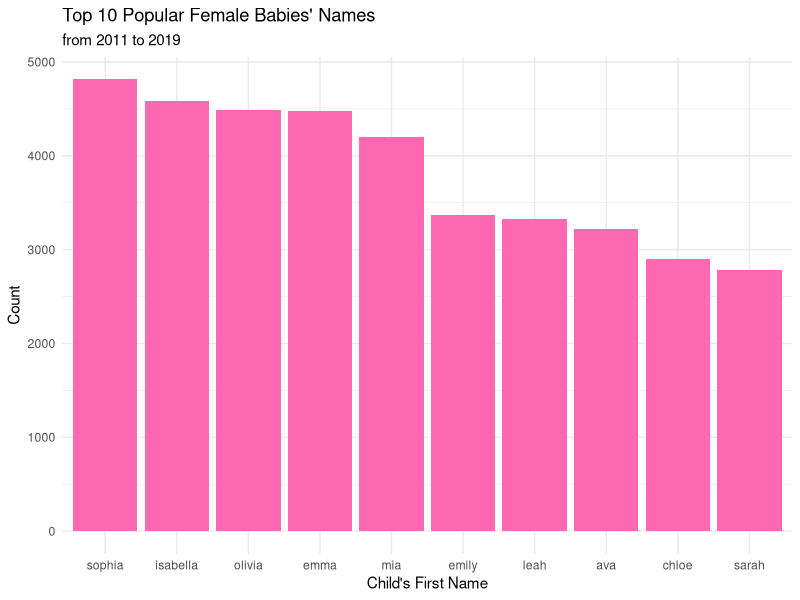
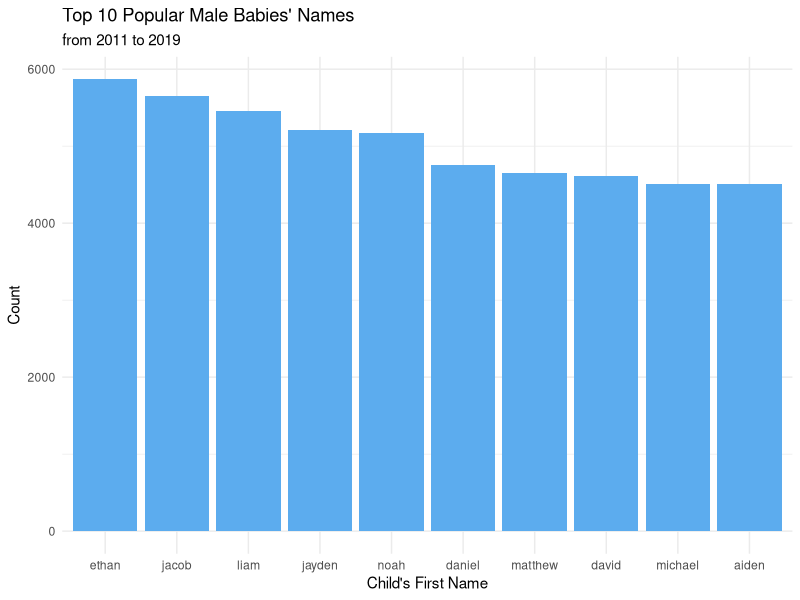
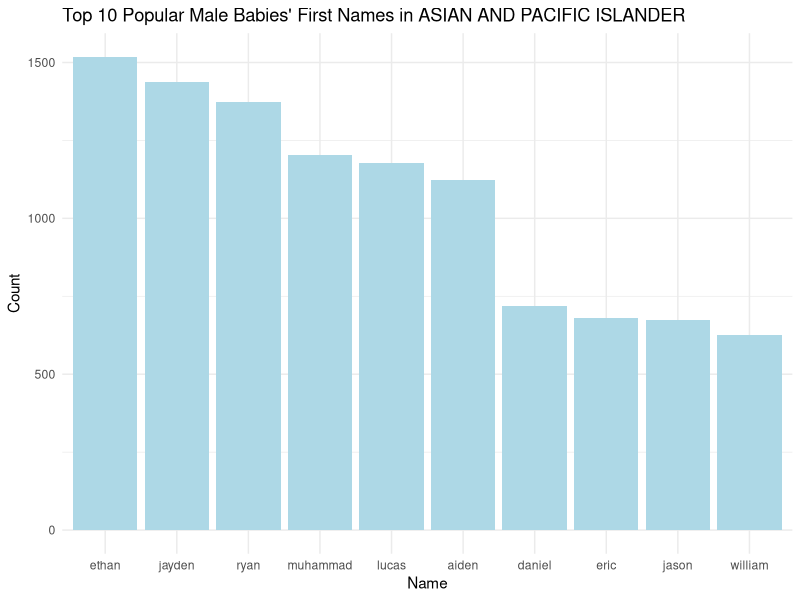
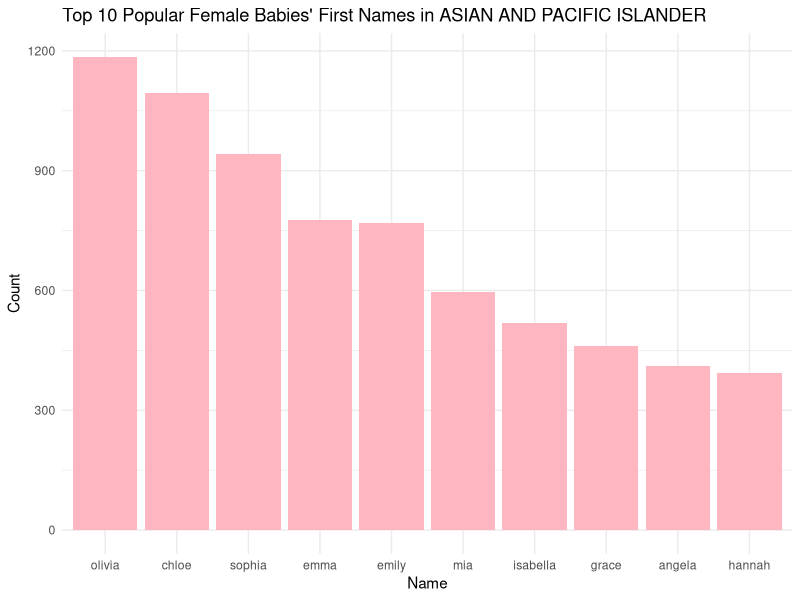
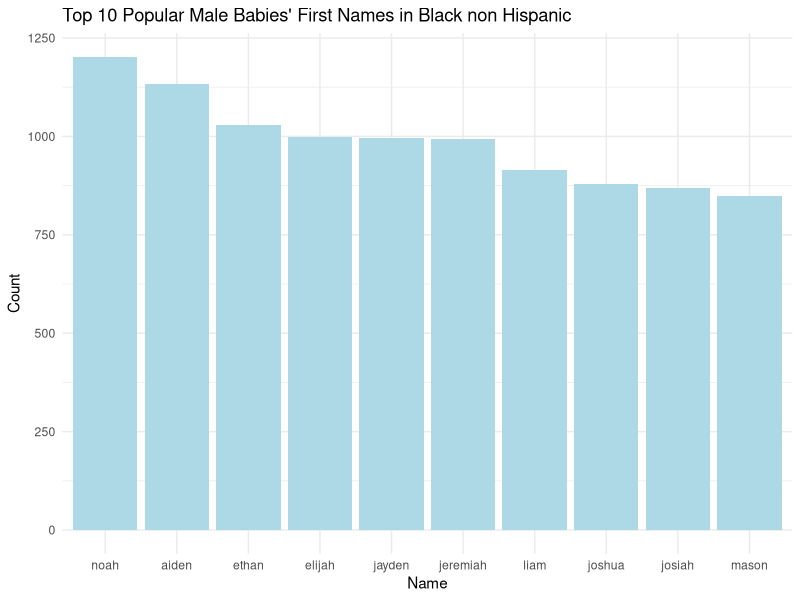
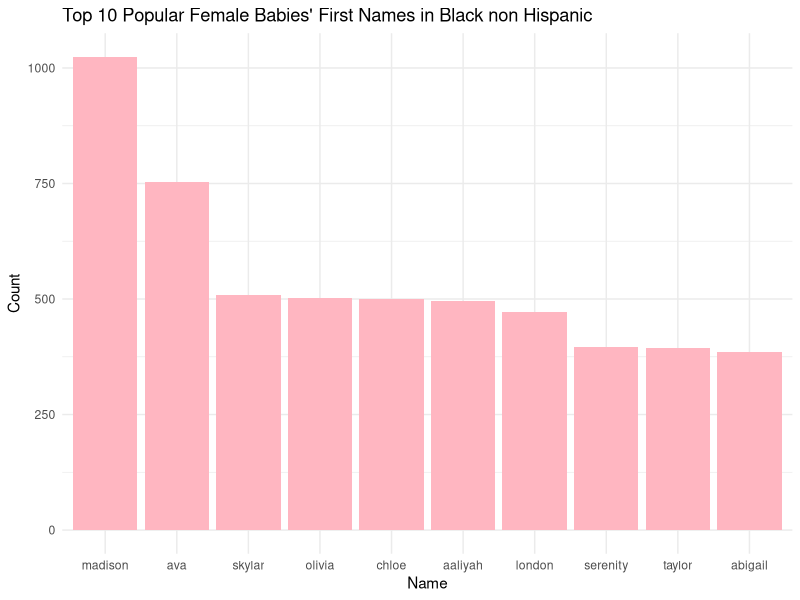
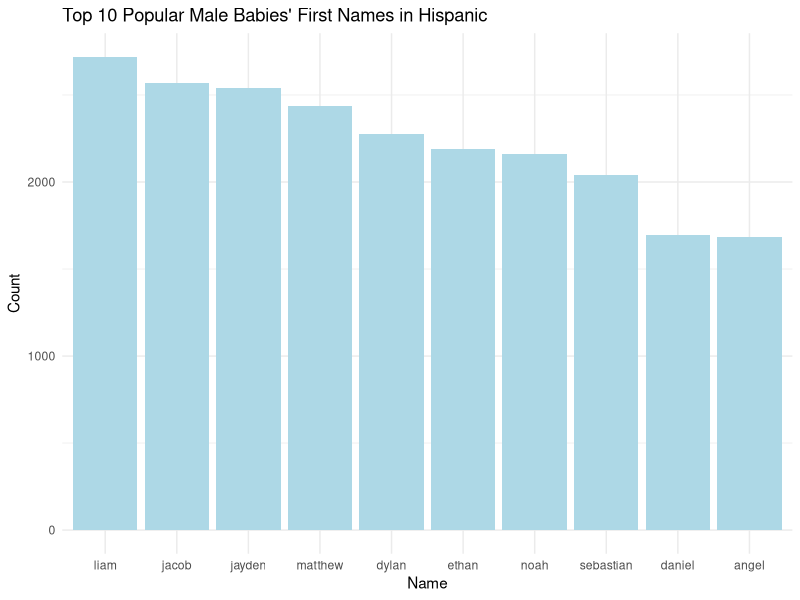
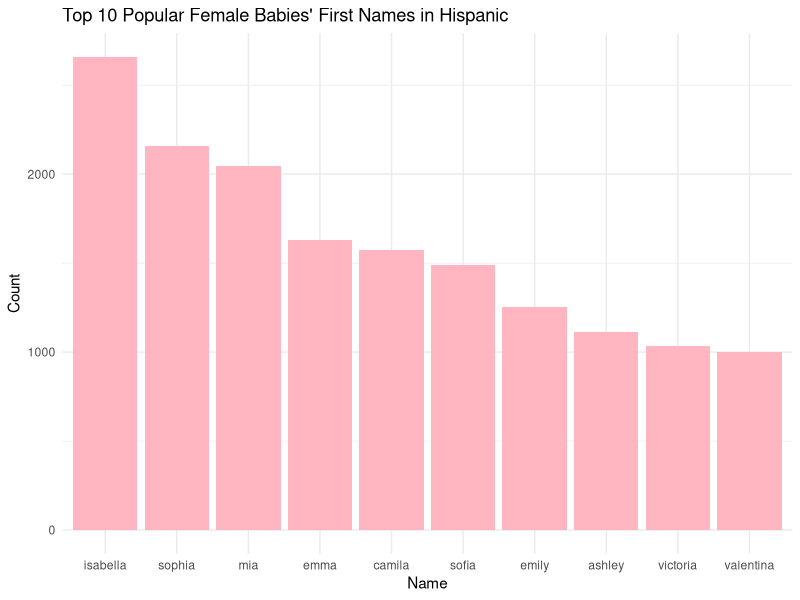

These charts were generated, in order, by the following R code: (Note: this script raises an error after producing the figures.)
## ---- chunk 1
BabyNames <- read.csv("Popular_Baby_Names.csv")
colnames(BabyNames)
str(BabyNames)
#unique_Ethic <- unique(BabyNames$Ethnicity); unique_Ethic

sum(is.na(BabyNames)) # check missing values; no missing values

library(dplyr)
# distinct this dataset; remove the repeated rows based on X element 
D_BabyNames <- BabyNames %>% distinct() 

updated_data <- D_BabyNames %>% group_by(Ethnicity) %>% summarise()
# count frequency of each ethnic group
updated_data1 <- D_BabyNames %>% group_by(Ethnicity) %>% count()


BabyNames$Child.s.First.Name <- tolower(BabyNames$Child.s.First.Name)
# Using unique function to get the same dataset as D_BabyNames
babynames<- unique(BabyNames) # remove the repeated rows; 
#babynames$Child.s.First.Name <- tolower(babynames$Child.s.First.Name)

# combine the ethnic groups b/c they have the same meaning
modified_data <- babynames %>% mutate(Ethnicity = recode(Ethnicity, "BLACK NON HISP" = "BLACK NON HISPANIC" ,
                                                      "ASIAN AND PACI" = "ASIAN AND PACIFIC ISLANDER",
                                                      "WHITE NON HISP" = "WHITE NON HISPANIC" )) 

# check the result; there are total 4 levels in the ethnic groups
M_data1 <- modified_data %>% group_by(Ethnicity) %>% count()
M_data2 <- modified_data %>% group_by(Ethnicity, Gender) %>% count()
## ---- chunk 2
#| echo: false

library(dplyr)
# select top 10 female's names
vf_data <- modified_data %>% 
  filter(Gender == "FEMALE") %>% 
  group_by(Child.s.First.Name, Gender) %>% 
  summarise(freq = sum (Count),  .groups = "drop") %>% 
  arrange(desc(freq)) %>% head(10)

# select top 10 male's names
vm_data <- modified_data %>% 
  filter(Gender == "MALE") %>% 
  group_by(Child.s.First.Name, Gender) %>%
  summarise(freq = sum(Count), .groups = "drop") %>% 
  arrange(desc(freq)) %>% 
  head(10)
## ---- chunk 3
#| echo: false


# top 10 names in ethnic group of API
em1_data <- modified_data %>% filter(Ethnicity == "ASIAN AND PACIFIC ISLANDER" & Gender == "MALE") %>% group_by(Child.s.First.Name) %>% summarise(freqM_API = sum(Count)) %>% arrange(desc(freqM_API)) %>% slice_head(n=10)


# top 10 names in ethnic group of BNH
e2_data <- modified_data %>% filter(Ethnicity == "BLACK NON HISPANIC") %>% group_by(Child.s.First.Name, Ethnicity) %>% summarise(freq_API = sum(Count), .groups = "drop") %>% arrange(desc(freq_API)) %>% head(n=10)


# top 10 names in ethnic group of H
e3_data <- modified_data %>% filter(Ethnicity == "HISPANIC") %>% group_by(Child.s.First.Name, Ethnicity) %>% summarise(freq_API = sum(Count), .groups = "drop") %>% arrange(desc(freq_API)) %>% head(n=10)


# top 10 names in ethnic group of WNH
e4_data <- modified_data %>% filter(Ethnicity == "WHITE NON HISPANIC") %>% group_by(Child.s.First.Name, Ethnicity) %>% summarise(freq_API = sum(Count), .groups = "drop") %>% arrange(desc(freq_API)) %>% head(n=10)
## ---- chunk 4
#| label: fig-genders
#| fig-width: 8
#| fig-height: 4 # Change the figure dimensions using fig-width/height
#| out-width: 80% # This changes the size of the figure as rendered in the text. 
#| fig-cap: "This figure shows the top 10 first names between males and females."
#| echo: false

library(ggplot2)

vf_data$Child.s.First.Name <-factor(vf_data$Child.s.First.Name, levels = vf_data$Child.s.First.Name) 

ggplot(data=vf_data, aes(x= Child.s.First.Name, y=freq)) +
  geom_bar(stat="identity", fill = 'hotpink') +
  theme(axis.text.x = element_text(angle =45, hjust = 1)) +
  labs(title = "Top 10 Popular Female Babies' Names", 
       subtitle = "from 2011 to 2019", 
       x = "Child's First Name", 
       y = "Count") + 
    theme_minimal()

vm_data$Child.s.First.Name <-factor(vm_data$Child.s.First.Name, levels = vm_data$Child.s.First.Name) 

ggplot(data=vm_data, aes(x= Child.s.First.Name, y=freq)) +
  geom_bar(stat="identity", fill = 'steelblue2') +
  theme(axis.text.x = element_text(angle =45, hjust = 1)) +
  labs(title = "Top 10 Popular Male Babies' Names", 
       subtitle = "from 2011 to 2019", 
       x = "Child's First Name", 
       y = "Count") + 
    theme_minimal()
## ---- chunk 5
#| echo: false

# top 10 names in ethnic group of API between Males and Females
em1_data <- modified_data %>% filter(Ethnicity == "ASIAN AND PACIFIC ISLANDER" & Gender == "MALE") %>% group_by(Child.s.First.Name) %>% summarise(freqM_API = sum(Count), .groups = "drop") %>% arrange(desc(freqM_API)) %>% head(n=10)

ef1_data <- modified_data %>% select('Ethnicity', 'Gender' , 'Child.s.First.Name', 'Count') %>% filter(Ethnicity == "ASIAN AND PACIFIC ISLANDER", Gender == "FEMALE") %>% group_by(Child.s.First.Name) %>% summarise(freqF_API = sum(Count)) %>% arrange(desc(freqF_API)) %>% slice_head(n=10)


# top 10 names in ethnic group of BNH between Males and Females
em2_data <- modified_data %>% select('Ethnicity', 'Gender' , 'Child.s.First.Name', 'Count') %>% filter(Ethnicity == "BLACK NON HISPANIC", Gender == "MALE") %>% group_by(Child.s.First.Name) %>% summarise(freqM_BNH = sum(Count)) %>% arrange(desc(freqM_BNH)) %>% slice_head(n=10)

ef2_data <- modified_data %>% select('Ethnicity', 'Gender' , 'Child.s.First.Name', 'Count') %>% filter(Ethnicity == "BLACK NON HISPANIC", Gender == "FEMALE") %>% group_by(Child.s.First.Name) %>% summarise(freqF_BNH = sum(Count)) %>% arrange(desc(freqF_BNH)) %>% slice_head(n=10)

# top 10 names in ethnic group of H between Males and Females
em3_data <- modified_data %>% select('Ethnicity', 'Gender' , 'Child.s.First.Name', 'Count') %>% filter(Ethnicity == "HISPANIC", Gender == "MALE") %>% group_by(Child.s.First.Name) %>% summarise(freqM_H = sum(Count)) %>% arrange(desc(freqM_H)) %>% slice_head(n=10)

ef3_data <- modified_data %>% select('Ethnicity', 'Gender' , 'Child.s.First.Name', 'Count') %>% filter(Ethnicity == "HISPANIC", Gender == "FEMALE") %>% group_by(Child.s.First.Name) %>% summarise(freqF_H = sum(Count)) %>% arrange(desc(freqF_H)) %>% slice_head(n=10)

# top 10 names in ethnic group of WNH between Males and Females
em4_data <- modified_data %>% select('Ethnicity', 'Gender' , 'Child.s.First.Name', 'Count') %>% filter(Ethnicity == "WHITE NON HISPANIC", Gender == "MALE") %>% group_by(Child.s.First.Name) %>% summarise(freqM_WNH = sum(Count)) %>% arrange(desc(freqM_WNH)) %>% slice_head(n=10)

ef4_data <- modified_data %>% select('Ethnicity', 'Gender' , 'Child.s.First.Name', 'Count') %>% filter(Ethnicity == "WHITE NON HISPANIC", Gender == "FEMALE") %>% group_by(Child.s.First.Name) %>% summarise(freqF_WNH = sum(Count)) %>% arrange(desc(freqF_WNH)) %>% slice_head(n=10)

## ---- chunk 6
#| label: fig-genders
#| fig-width: 8
#| fig-height: 4 # Change the figure dimensions using fig-width/height
#| out-width: 80% # This changes the size of the figure as rendered in the text. 
#| fig-cap: "This figure shows top 10 popular male babies' first names in Asian and Pacific Islander"
#| echo: false


# display in ordered by count
em1_data$Child.s.First.Name <-factor(em1_data$Child.s.First.Name, levels = em1_data$Child.s.First.Name) 

ggplot(data = em1_data, aes(x = Child.s.First.Name, y = freqM_API)) + 
  geom_bar(stat = "identity", fill = 'lightblue') +  
  theme(axis.text.x = element_text(angle = 45, hjust = 1)) + 
  labs(title = "Top 10 Popular Male Babies' First Names in ASIAN AND PACIFIC ISLANDER",
       x = "Name",
       y = "Count") + 
      theme_minimal()
## ---- chunk 7
#| label: fig-genders
#| fig-width: 8
#| fig-height: 4 # Change the figure dimensions using fig-width/height
#| out-width: 80% # This changes the size of the figure as rendered in the text. 
#| fig-cap: "This figure shows top 10 popular female babies' first names in Asian and Pacific Islander"
#| echo: false


# display in ordered by count
ef1_data$Child.s.First.Name <-factor(ef1_data$Child.s.First.Name, levels = ef1_data$Child.s.First.Name) 

ggplot(data = ef1_data, aes(x = Child.s.First.Name, y = freqF_API)) + 
  geom_bar(stat = "identity", fill = 'lightpink') +  
  theme(axis.text.x = element_text(angle = 45, hjust = 1)) + 
  labs(title = "Top 10 Popular Female Babies' First Names in ASIAN AND PACIFIC ISLANDER",
       x = "Name",
       y = "Count") + 
      theme_minimal()
## ---- chunk 8
#| label: fig-genders
#| fig-width: 8
#| fig-height: 4 # Change the figure dimensions using fig-width/height
#| out-width: 80% # This changes the size of the figure as rendered in the text. 
#| fig-cap: "This figure shows top 10 popular male babies' first names in Black non Hispanic"
#| echo: false


# display in ordered by count
em2_data$Child.s.First.Name <-factor(em2_data$Child.s.First.Name, levels = em2_data$Child.s.First.Name) 

ggplot(data = em2_data, aes(x = Child.s.First.Name, y = freqM_BNH)) + 
  geom_bar(stat = "identity", fill = 'lightblue') +  
  theme(axis.text.x = element_text(angle = 45, hjust = 1)) + 
  labs(title = "Top 10 Popular Male Babies' First Names in Black non Hispanic",
       x = "Name",
       y = "Count") + 
      theme_minimal()
## ---- chunk 9
#| label: fig-genders
#| fig-width: 8
#| fig-height: 4 # Change the figure dimensions using fig-width/height
#| out-width: 80% # This changes the size of the figure as rendered in the text. 
#| fig-cap: "This figure shows top 10 popular female babies' first names in Black non Hispanic"
#| echo: false


# display in ordered by count
ef2_data$Child.s.First.Name <-factor(ef2_data$Child.s.First.Name, levels = ef2_data$Child.s.First.Name) 

ggplot(data = ef2_data, aes(x = Child.s.First.Name, y = freqF_BNH)) + 
  geom_bar(stat = "identity", fill = 'lightpink') +  
  theme(axis.text.x = element_text(angle = 45, hjust = 1)) + 
  labs(title = "Top 10 Popular Female Babies' First Names in Black non Hispanic",
       x = "Name",
       y = "Count") + 
      theme_minimal()
## ---- chunk 10
#| label: fig-genders
#| fig-width: 8
#| fig-height: 4 # Change the figure dimensions using fig-width/height
#| out-width: 80% # This changes the size of the figure as rendered in the text. 
#| fig-cap: "This figure shows top 10 popular male babies' first names in Hispanic"
#| echo: false


# display in ordered by count
em3_data$Child.s.First.Name <-factor(em3_data$Child.s.First.Name, levels = em3_data$Child.s.First.Name) 

ggplot(data = em3_data, aes(x = Child.s.First.Name, y = freqM_H)) + 
  geom_bar(stat = "identity", fill = 'lightblue') +  
  theme(axis.text.x = element_text(angle = 45, hjust = 1)) + 
  labs(title = "Top 10 Popular Male Babies' First Names in Hispanic",
       x = "Name",
       y = "Count") + 
      theme_minimal()
## ---- chunk 11
#| label: fig-genders
#| fig-width: 8
#| fig-height: 4 # Change the figure dimensions using fig-width/height
#| out-width: 80% # This changes the size of the figure as rendered in the text. 
#| fig-cap: "This figure shows top 10 popular female babies' first names in Hispanic"
#| echo: false


# display in ordered by count
ef3_data$Child.s.First.Name <-factor(ef3_data$Child.s.First.Name, levels = ef3_data$Child.s.First.Name) 

ggplot(data = ef3_data, aes(x = Child.s.First.Name, y = freqF_H)) + 
  geom_bar(stat = "identity", fill = 'lightpink') +  
  theme(axis.text.x = element_text(angle = 45, hjust = 1)) + 
  labs(title = "Top 10 Popular Female Babies' First Names in Hispanic",
       x = "Name",
       y = "Count") + 
      theme_minimal()
## ---- chunk 12
#| label: fig-genders
#| fig-width: 8
#| fig-height: 4 # Change the figure dimensions using fig-width/height
#| out-width: 80% # This changes the size of the figure as rendered in the text. 
#| fig-cap: "This figure shows top 10 popular male babies' first names in White Non Hispanic"
#| echo: false


# display in ordered by count
em4_data$Child.s.First.Name <-factor(em4_data$Child.s.First.Name, levels = em4_data$Child.s.First.Name) 

ggplot(data = em4_data, aes(x = Child.s.First.Name, y = freqM_WNH)) + 
  geom_bar(stat = "identity", fill = 'lightblue') +  
  theme(axis.text.x = element_text(angle = 45, hjust = 1)) + 
  labs(title = "Top 10 Popular Male Babies' First Names in White Non Hispanic",
       x = "Name",
       y = "Count") + 
      theme_minimal()
## ---- chunk 13
#| label: fig-genders
#| fig-width: 8
#| fig-height: 4 # Change the figure dimensions using fig-width/height
#| out-width: 80% # This changes the size of the figure as rendered in the text. 
#| fig-cap: "This figure shows top 10 popular female babies' first names in White Non Hispanic"
#| echo: false


# display in ordered by count
ef4_data$Child.s.First.Name <-factor(ef4_data$Child.s.First.Name, levels = ef4_data$Child.s.First.Name) 

ggplot(data = ef4_data, aes(x = Child.s.First.Name, y = freqF_WNH)) + 
  geom_bar(stat = "identity", fill = 'lightpink') +  
  theme(axis.text.x = element_text(angle = 45, hjust = 1)) + 
  labs(title = "Top 10 Popular Female Babies' First Names in White Non Hispanic",
       x = "Name",
       y = "Count") + 
      theme_minimal()
## ---- chunk 14
#| echo: false

library(dplyr)

# develop merge of males between 2 ethnic groups
inner_M1 <- inner_join(em1_data, em3_data, by = "Child.s.First.Name")
inner_M2 <- inner_join(em2_data, em4_data, by = "Child.s.First.Name") 
inner_M2 # no common result; why? different culture

# expand dataset with top 20 names
em22_data <- modified_data %>% select('Ethnicity', 'Gender' , 'Child.s.First.Name', 'Count') %>% filter(Ethnicity == "BLACK NON HISPANIC", Gender == "MALE") %>% group_by(Child.s.First.Name) %>% summarise(freqM_BNH = sum(Count)) %>% arrange(desc(freqM_BNH)) %>% slice_head(n=20)

em44_data <- modified_data %>% select('Ethnicity', 'Gender' , 'Child.s.First.Name', 'Count') %>% filter(Ethnicity == "WHITE NON HISPANIC", Gender == "MALE") %>% group_by(Child.s.First.Name) %>% summarise(freqM_WNH = sum(Count)) %>% arrange(desc(freqM_WNH)) %>% slice_head(n=20)


inner_M22 <- inner_join(em22_data, em44_data, by = "Child.s.First.Name")
inner_M22 # luckily, we get common results but the culture plays an important role in names

####---------------------------------------------------------------------------------------------####

# develop merge of female between 2 ethnic groups
inner_F1 <- inner_join(ef1_data, ef3_data, by = "Child.s.First.Name")
inner_F2 <- inner_join(ef2_data, ef4_data, by = "Child.s.First.Name")
inner_F2 # only one common names

ef22_data <- modified_data %>% select('Ethnicity', 'Gender' , 'Child.s.First.Name', 'Count') %>% filter(Ethnicity == "BLACK NON HISPANIC", Gender == "FEMALE") %>% group_by(Child.s.First.Name) %>% summarise(freqF_BNH = sum(Count)) %>% arrange(desc(freqF_BNH)) %>% slice_head(n=20)

ef44_data <- modified_data %>% select('Ethnicity', 'Gender' , 'Child.s.First.Name', 'Count') %>% filter(Ethnicity == "WHITE NON HISPANIC", Gender == "FEMALE") %>% group_by(Child.s.First.Name) %>% summarise(freqF_WNH = sum(Count)) %>% arrange(desc(freqF_WNH)) %>% slice_head(n=20)

inner_F22 <- inner_join(ef22_data, ef44_data, by = "Child.s.First.Name")
inner_F22 # Again, cultures difference 

####-----------------------------------------------------------------------####
## ---- chunk 15
#| echo: false

## Develop Unisex Name: merge males and females within the same ethnic groups 

em1_100_data <- modified_data %>% filter(Ethnicity == "ASIAN AND PACIFIC ISLANDER" & Gender == "MALE") %>% group_by(Child.s.First.Name) %>% summarise(freqM_API = sum(Count), .groups = "drop") %>% arrange(desc(freqM_API)) %>% head(n=1000)

ef1_100_data <- modified_data %>% select('Ethnicity', 'Gender' , 'Child.s.First.Name', 'Count') %>% filter(Ethnicity == "ASIAN AND PACIFIC ISLANDER", Gender == "FEMALE") %>% group_by(Child.s.First.Name) %>% summarise(freqF_API = sum(Count)) %>% arrange(desc(freqF_API)) %>% slice_head(n=1000)

inner_com1 <- inner_join(em1_100_data, ef1_100_data, by = "Child.s.First.Name")
# found 1 unisex name


em2_100_data <- modified_data %>% select('Ethnicity', 'Gender' , 'Child.s.First.Name', 'Count') %>% filter(Ethnicity == "BLACK NON HISPANIC", Gender == "MALE") %>% group_by(Child.s.First.Name) %>% summarise(freqM_BNH = sum(Count)) %>% arrange(desc(freqM_BNH)) %>% slice_head(n=1000)

ef2_100_data <- modified_data %>% select('Ethnicity', 'Gender' , 'Child.s.First.Name', 'Count') %>% filter(Ethnicity == "BLACK NON HISPANIC", Gender == "FEMALE") %>% group_by(Child.s.First.Name) %>% summarise(freqF_BNH = sum(Count)) %>% arrange(desc(freqF_BNH)) %>% slice_head(n=1000)

inner_com2 <- inner_join(em2_100_data, ef2_100_data, by = "Child.s.First.Name")
# no result

### selected 1000 to see whether there is unisex name; check M_data2 to each # of each gender or ethnic group
em3_100_data <- modified_data %>% select('Ethnicity', 'Gender' , 'Child.s.First.Name', 'Count') %>% filter(Ethnicity == "HISPANIC", Gender == "MALE") %>% group_by(Child.s.First.Name) %>% summarise(freqM_H = sum(Count)) %>% arrange(desc(freqM_H)) %>% slice_head(n=1000)

ef3_100_data <- modified_data %>% select('Ethnicity', 'Gender' , 'Child.s.First.Name', 'Count') %>% filter(Ethnicity == "HISPANIC", Gender == "FEMALE") %>% group_by(Child.s.First.Name) %>% summarise(freqF_H = sum(Count)) %>% arrange(desc(freqF_H)) %>% slice_head(n=1000)

inner_com3 <- inner_join(em3_100_data, ef3_100_data, by = "Child.s.First.Name")


em4_100_data <- modified_data %>% select('Ethnicity', 'Gender' , 'Child.s.First.Name', 'Count') %>% filter(Ethnicity == "WHITE NON HISPANIC", Gender == "MALE") %>% group_by(Child.s.First.Name) %>% summarise(freqM_WNH = sum(Count)) %>% arrange(desc(freqM_WNH)) %>% slice_head(n=1000)

ef4_100_data <- modified_data %>% select('Ethnicity', 'Gender' , 'Child.s.First.Name', 'Count') %>% filter(Ethnicity == "WHITE NON HISPANIC", Gender == "FEMALE") %>% group_by(Child.s.First.Name) %>% summarise(freqF_WNH = sum(Count)) %>% arrange(desc(freqF_WNH)) %>% slice_head(n=1000)

inner_com4 <- inner_join(em4_100_data, ef4_100_data, by = "Child.s.First.Name")

## ---- chunk 16
#| label: fig-ethnic
#| fig-width: 8
#| fig-height: 4 
#| out-width: 80%  
#| fig-cap: "This figure shows MALES babies' first names in Asian Pacific Islander and Hispanic"
#| echo: false


melt_M1 <- melt(inner_M1, id.vars = 'Child.s.First.Name')
melt_M1$variable <- as.character(melt_M1$variable )
melt_M1$variable <- gsub('freqM_API', 'Asian Pacific Islander - Male', melt_M1$variable)
melt_M1$variable <- gsub('freqM_H', 'Hispanic - Male', melt_M1$variable)

ggplot(data = melt_M1, aes(x = Child.s.First.Name, y = value, fill = variable)) + 
  geom_bar(stat = "identity", position = position_dodge()) +  
  theme(axis.text.x = element_text(angle = 45, hjust = 1)) +  
  labs(title = "Common Males Frist Name Between Asian Pacific Islander and Hispanic",
        subtitle = "within top 10", 
       x = "Name",
       y = "Frequency",
       fill = "Ethnic Group")+
  theme_minimal()

## ---- chunk 17
#| label: fig-ethnic
#| fig-width: 8
#| fig-height: 4 
#| out-width: 80%  
#| fig-cap: "This figure shows male babies' first names in Black non-Hispanic and White non-Hispanic"
#| echo: false


melt_M22 <- melt(inner_M22, id.vars = 'Child.s.First.Name')
melt_M22$variable <- as.character(melt_M22$variable )
melt_M22$variable <- gsub('freqM_BNH', 'Black non-Hispanic - Male', melt_M22$variable)
melt_M22$variable <- gsub('freqM_WNH', 'White non-Hispanic - Male', melt_M22$variable)

ggplot(data = melt_M22, aes(x = Child.s.First.Name, y = value, fill = variable)) + 
  geom_bar(stat = "identity", position = position_dodge()) +  
  theme(axis.text.x = element_text(angle = 45, hjust = 1)) +  
  labs(title = "Common Males Frist Name Between Black non-Hispanic and White non-Hispanic",
        subtitle = "within top 20", 
       x = "Name",
       y = "Frequency",
       fill = "Ethnic Group")+
  theme_minimal()

## ---- chunk 18
#| label: fig-ethnic
#| fig-width: 8
#| fig-height: 4 
#| out-width: 80%  
#| fig-cap: "This figure shows FEMALES babies' first names in Asian Pacific Islander and Hispanic"
#| echo: false


inner_F1 <- melt(inner_F1, id.vars = 'Child.s.First.Name')
inner_F1$variable <- as.character(inner_F1$variable )
inner_F1$variable <- gsub('freqF_API', 'Asian Pacific Islander - Female', inner_F1$variable)
inner_F1$variable <- gsub('freqF_H', 'Hispanic - Female', inner_F1$variable)

ggplot(data = inner_F1, aes(x = Child.s.First.Name, y = value, fill = variable)) + 
  geom_bar(stat = "identity", position = position_dodge()) +  
  theme(axis.text.x = element_text(angle = 45, hjust = 1)) +  
  labs(title = "Common Female Frist Name Between Asian Pacific Islander and Hispanic",
        subtitle = "within top 10", 
       x = "Name",
       y = "Frequency",
       fill = "Ethnic Group") +
  theme_minimal()
## ---- chunk 19
#| label: fig-ethnic
#| fig-width: 8
#| fig-height: 4 
#| out-width: 80%  
#| fig-cap: "This figure shows female babies' first names in Black non-Hispanic and White non-Hispanic"
#| echo: false


melt_F2 <- melt(inner_F2, id.vars = 'Child.s.First.Name')
melt_F2$variable <- as.character(melt_F2$variable )
melt_F2$variable <- gsub('freqF_BNH', 'Black non-Hispanic - Female', melt_F2$variable)
melt_F2$variable <- gsub('freqF_WNH', 'White non-Hispanic - Female', melt_F2$variable)

ggplot(data = melt_F2, aes(x = Child.s.First.Name, y = value, fill = variable)) + 
  geom_bar(stat = "identity", position = position_dodge()) +  
  theme(axis.text.x = element_text(angle = 45, hjust = 1)) +  
  labs(title = "Common Males Frist Name Between Black non-Hispanic and White non-Hispanic",
        subtitle = "within top 10", 
       x = "Name",
       y = "Frequency",
       fill = "Ethnic Group")+
  theme_minimal()

## ---- chunk 20
#| label: fig-ethnic
#| fig-width: 8
#| fig-height: 4 
#| out-width: 80%  
#| fig-cap: "This figure shows female babies' first names in Black non-Hispanic and White non-Hispanic"
#| echo: false


melt_F22 <- melt(inner_F22, id.vars = 'Child.s.First.Name')
melt_F22$variable <- as.character(melt_F22$variable )
melt_F22$variable <- gsub('freqF_BNH', 'Black non-Hispanic - Female', melt_F22$variable)
melt_F22$variable <- gsub('freqF_WNH', 'White non-Hispanic - Female', melt_F22$variable)

ggplot(data = melt_F22, aes(x = Child.s.First.Name, y = value, fill = variable)) + 
  geom_bar(stat = "identity", position = position_dodge()) +  
  theme(axis.text.x = element_text(angle = 45, hjust = 1)) +  
  labs(title = "Common Males Frist Name Between Black non-Hispanic and White non-Hispanic",
        subtitle = "within top 20", 
       x = "Name",
       y = "Frequency",
       fill = "Ethnic Group")+
  theme_minimal()

## ---- chunk 21
#| echo: false

library(stringr)
# calculate the length of letter of each name
length_data <- modified_data %>% mutate(N.Length = str_count(Child.s.First.Name, "[A-Za-z]")) %>% mutate(T.length = Count * N.Length) 
# calculate the average number of letters in each year for males and females
avglength_data <- length_data  %>% group_by(Year.of.Birth, Gender) %>% 
  summarise(Avg.Letters = mean(N.Length, na.rm = TRUE), .groups = "drop") %>% 
  arrange(Year.of.Birth, Gender)
# calculate the average number of letters in each year for each ethnic groups
avglength_data_ethnic <- length_data  %>% group_by(Year.of.Birth, Ethnicity) %>% 
  summarise(Avg.Letters = mean(N.Length, na.rm = TRUE), .groups = "drop") %>% 
  arrange(Year.of.Birth, Ethnicity)

## ---- chunk 22
#| label: fig-AverageLength
#| fig-width: 8
#| fig-height: 4 
#| out-width: 80%  
#| fig-cap: "This figure shows average length of babies' first name for female and male from 2011 to 2019"
#| echo: false


ggplot(data = avglength_data, aes(x = Year.of.Birth, y = Avg.Letters, color = Gender, group = Gender)) + 
  geom_line() +
  geom_point() +
  scale_x_continuous(breaks = seq(2011, 2019, by=1), limits = c(2011, 2019)) +
  labs(title = "Average Number of Letters in Babies' Name by Gender", 
       subtitle = "from 2011 to 2019", 
       x = "Year", 
       y = "Average Number of Letters") + 
    theme_minimal()
## ---- chunk 23
#| label: fig-AverageLength
#| fig-width: 8
#| fig-height: 4 
#| out-width: 80%  
#| fig-cap: "This figure shows average length of babies' first name for different ethnic groups from 2011 to 2019"
#| echo: false


ggplot(data = avglength_data_ethnic, aes(x = Year.of.Birth, y = Avg.Letters, color = Ethnicity, group = Ethnicity)) + 
  geom_line() +
  geom_point() +
  scale_x_continuous(breaks = seq(2011, 2019, by=1), limits = c(2011, 2019)) +
  labs(title = "Average Number of Letters in Babies' Name by Ethnicity", 
       subtitle = "from 2011 to 2019", 
       x = "Year", 
       y = "Average Number of Letters") + 
    theme_minimal()
## ---- chunk 24
#| echo: false

babynames %>%
  filter(name %in% c("William", "Will", "Bill") & sex== "M") %>%
  ggplot(aes(year, n, colour=name)) + geom_line() + 
  theme_economist() +
  xlab("Year") + 
  ylab("Number of People") +
  ggtitle("Changes in Popularity of the Name William")


## ---- chunk 25
#| label: fig-iris
#| fig-width: 8
#| fig-height: 4 # Change the figure dimensions using fig-width/height
#| out-width: 80% # This changes the size of the figure as rendered in the text. 
#| fig-cap: "This figure shows the relationship between sepal width and petal width in irises. I've used geom_jitter to combat overplotting, as the data are measured in relatively consistent increments. The figure is drawn with `ggplot2` [@ggplot2-package]."
#| echo: false


data(iris)
library(ggplot2)
ggplot(iris, aes(x = Sepal.Width, y = Petal.Width, color = Species)) + 
  geom_jitter() + 
  xlab("Sepal Width (cm)") + ylab("Petal Width (cm)") + 
  ggtitle("Sepal and Petal Dimensions")
